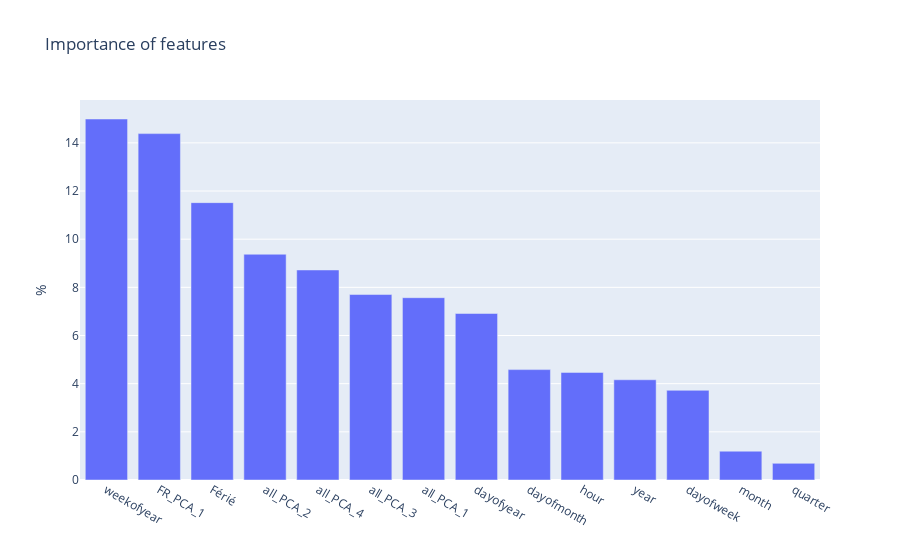

Notebook code cell kept with this figure:
### Code cell
from utils import features_importance
features_importance(model)

### Figure 1 — Plotly figure (JSON) as saved in the notebook; plotly's stock layout.template omitted (floating-point values rounded to 4 significant figures)
{"data": [{"type": "bar", "x": ["weekofyear", "FR_PCA_1", "Férié", "all_PCA_2", "all_PCA_4", "all_PCA_3", "all_PCA_1", "dayofyear", "dayofmonth", "hour", "year", "dayofweek", "month", "quarter"], "y": [14.99, 14.38, 11.52, 9.374, 8.721, 7.702, 7.57, 6.914, 4.584, 4.468, 4.162, 3.724, 1.196, 0.6908]}], "layout": {"title": {"text": "Importance of features"}, "yaxis": {"title": {"text": "%"}}}}
